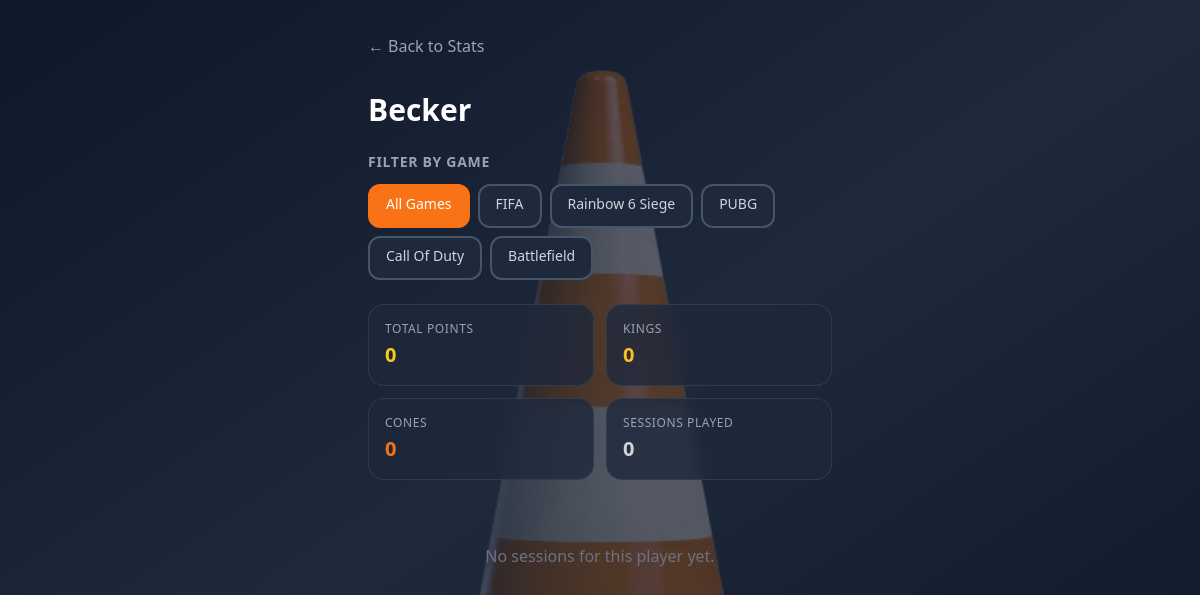
Screenshot of /player/3 with the database file from the repository.
### database.py (models this page shows)
class Player(Base):
    __tablename__ = "players"
    id = Column(Integer, primary_key=True, index=True)
    name = Column(String, unique=True)

class Game(Base):
    __tablename__ = "games"
    id = Column(Integer, primary_key=True, index=True)
    name = Column(String, unique=True)

### main.py (the view)
@app.get("/player/{player_id}", response_class=HTMLResponse)
def player_page(
    request: Request,
    player_id: int,
    game_id: Optional[int] = None,
    db: Session = Depends(get_db)
):
    player = db.get(Player, player_id)
    if not player:
        return RedirectResponse(url="/stats", status_code=303)
    games = db.query(Game).all()
    sessions_query = db.query(GameSession).order_by(GameSession.date.desc())
    if game_id is not None:
        sessions_query = sessions_query.filter(GameSession.game_id == game_id)
    sessions = sessions_query.all()
    session_ids = [s.id for s in sessions]
    player_sessions = [s for s in sessions if player in s.participants]
    if session_ids:
        total = db.query(func.sum(Vote.rank_score)).filter(
            Vote.target_player_id == player.id,
            Vote.session_id.in_(session_ids)
        ).scalar() or 0
        cone_count = db.query(Vote).filter(
            Vote.target_player_id == player.id,
            Vote.rank_score == 1,
            Vote.session_id.in_(session_ids)
        ).count()
    else:
        total = 0
        cone_count = 0
    king_count = 0
    for s in sessions:
        n = len(s.participants)
        king_count += db.query(Vote).filter(
            Vote.target_player_id == player.id,
            Vote.session_id == s.id,
            Vote.rank_score == n
        ).count()
    overall = {
        "score": total,
        "king_count": king_count,
        "cone_count": cone_count,
        "sessions_count": len(player_sessions),
    }
    by_game = []
    seen_game_ids = set()
    for s in player_sessions:
        g = s.game
        if not g or g.id in seen_game_ids:
            continue
        seen_game_ids.add(g.id)
        g_sessions = [sess for sess in player_sessions if sess.game_id == g.id]
        g_session_ids = [sess.id for sess in g_sessions]
        g_score = db.query(func.sum(Vote.rank_score)).filter(
            Vote.target_player_id == player.id,
            Vote.session_id.in_(g_session_ids)
        ).scalar() or 0
        g_kings = sum(
            db.query(Vote).filter(
                Vote.target_player_id == player.id,
                Vote.session_id == sess.id,
                Vote.rank_score == len(sess.participants)
            ).count()
            for sess in g_sessions
        )
        g_cones = db.query(Vote).filter(
            Vote.target_player_id == player.id,
            Vote.rank_score == 1,
            Vote.session_id.in_(g_session_ids)
        ).count()
        by_game.append({
            "game_id": g.id,
            "game_name": g.name,
            "score": g_score,
            "king_count": g_kings,
            "cone_count": g_cones,
            "sessions_count": len(g_sessions),
        })
    by_game.sort(key=lambda x: x["score"], reverse=True)
    session_history = []
    for s in player_sessions:
        n = len(s.participants)
        score_in_session = db.query(func.sum(Vote.rank_score)).filter(
            Vote.target_player_id == player.id,
            Vote.session_id == s.id
        ).scalar() or 0
        was_king = db.query(Vote).filter(
            Vote.target_player_id == player.id,
            Vote.session_id == s.id,
            Vote.rank_score == n
        ).count() > 0
        was_cone = db.query(Vote).filter(
            Vote.target_player_id == player.id,
            Vote.session_id == s.id,
            Vote.rank_score == 1
        ).count() > 0
        participant_scores = []
        for p in s.participants:
            p_score = db.query(func.sum(Vote.rank_score)).filter(
                Vote.target_player_id == p.id,
                Vote.session_id == s.id
            ).scalar() or 0
            participant_scores.append((p.id, p_score))
        participant_scores.sort(key=lambda x: x[1], reverse=True)
        rank_in_session = 1
        for i, (pid, _) in enumerate(participant_scores, 1):
            if pid == player.id:
                rank_in_session = i
                break
        session_history.append({
            "session": s,
            "game_name": s.game.name if s.game else "—",
            "date": s.date,
            "score_in_session": score_in_session,
            "was_king": was_king,
            "was_cone": was_cone,
            "rank_in_session": rank_in_session,
        })
    session_history.sort(key=lambda x: x["date"], reverse=True)
    chart_over_time = []
    for h in reversed(session_history):
        chart_over_time.append({
            "date_label": h["date"].strftime("%Y-%m-%d %H:%M"),
            "score": h["score_in_session"],
            "king": 1 if h["was_king"] else 0,
            "cone": 1 if h["was_cone"] else 0,
        })
    chart_over_time_js = json.dumps([
        {"date_label": d["date_label"], "score": d["score"], "king": d["king"], "cone": d["cone"]}
        for d in chart_over_time
    ])
    by_game_js = json.dumps([{"game_name": g["game_name"], "score": g["score"]} for g in by_game])
    return templates.TemplateResponse("player.html", {
        "request": request,
        "player": player,
        "games": games,
        "selected_game_id": game_id,
        "overall": overall,
        "by_game": by_game,
        "session_history": session_history,
        "chart_over_time": chart_over_time,
        "chart_over_time_js": chart_over_time_js,
        "by_game_js": by_game_js,
    })

### templates/player.html (shortened to what this page needs)
{% extends "base.html" %}
{% block content %}
<a href="/stats{% if selected_game_id is not none %}?game_id={{ selected_game_id }}{% endif %}" class="text-gray-400 hover:text-orange-400 mb-6 inline-block touch-manipulation min-touch flex items-center transition-colors">
    <span class="mr-1">←</span> Back to Stats
</a>
<div class="animate-fade-in">
    <h1 class="text-2xl sm:text-3xl font-bold mb-6">{{ player.name }}</h1>
    <div class="mb-6">
        <h2 class="text-sm font-semibold text-gray-400 uppercase tracking-wider mb-3">Filter by Game</h2>
        <div class="flex flex-wrap gap-2">
            <a href="/player/{{ player.id }}" class="px-4 py-2 rounded-xl text-sm font-medium transition-all touch-manipulation min-touch
                {% if selected_game_id is none %}bg-orange-500 text-white border-2 border-orange-500
                {% else %}bg-slate-800 text-gray-300 border-2 border-slate-600 hover:border-slate-500{% endif %}">
                All Games
            </a>
            {% for g in games %}
            <a href="/player/{{ player.id }}?game_id={{ g.id }}" class="px-4 py-2 rounded-xl text-sm font-medium transition-all touch-manipulation min-touch
                {% if selected_game_id == g.id %}bg-orange-500 text-white border-2 border-orange-500
                {% else %}bg-slate-800 text-gray-300 border-2 border-slate-600 hover:border-slate-500{% endif %}">
                {{ g.name }}
            </a>
            {% endfor %}
        </div>
    </div>
    <div class="grid grid-cols-2 gap-3 mb-8">
        <div class="bg-slate-800/80 backdrop-blur rounded-2xl p-4 border border-slate-700/80">
            <p class="text-xs text-gray-400 uppercase tracking-wider mb-1">Total points</p>
            <p class="text-xl font-bold text-yellow-400">{{ overall.score }}</p>
        </div>
        <div class="bg-slate-800/80 backdrop-blur rounded-2xl p-4 border border-slate-700/80">
            <p class="text-xs text-gray-400 uppercase tracking-wider mb-1">Kings</p>
            <p class="text-xl font-bold text-amber-400">{{ overall.king_count }}</p>
        </div>
        <div class="bg-slate-800/80 backdrop-blur rounded-2xl p-4 border border-slate-700/80">
            <p class="text-xs text-gray-400 uppercase tracking-wider mb-1">Cones</p>
            <p class="text-xl font-bold text-orange-500">{{ overall.cone_count }}</p>
        </div>
        <div class="bg-slate-800/80 backdrop-blur rounded-2xl p-4 border border-slate-700/80">
            <p class="text-xs text-gray-400 uppercase tracking-wider mb-1">Sessions played</p>
            <p class="text-xl font-bold text-gray-300">{{ overall.sessions_count }}</p>
        </div>
    </div>
    {% if not session_history and not by_game %}
    <p class="text-gray-500 text-center py-8">No sessions for this player{% if selected_game_id is not none %} in this game{% endif %} yet.</p>
    {% endif %}
</div>
{% endblock %}

### templates/base.html (style rules this page uses)
.min-touch { min-height: 44px; min-width: 44px; }
.touch-manipulation { touch-action: manipulation; }
.bg-cone::before { content: ''; position: fixed; inset: 0; background-image: url('/static/cone.png'); background-repeat: no-repeat; background-position: center center; background-size: min(140vmin, 720px); opacity: 0.28; pointer-events: none; z-index: -1; }

### rows the page displays
Player: name "Becker"
Game: name "FIFA"
Game: name "Rainbow 6 Siege"
Game: name "PUBG"
Game: name "Call Of Duty"
Game: name "Battlefield"

### other values shown
{{ overall.score }} "0"
{{ overall.king_count }} "0"
{{ overall.cone_count }} "0"
{{ overall.sessions_count }} "0"
